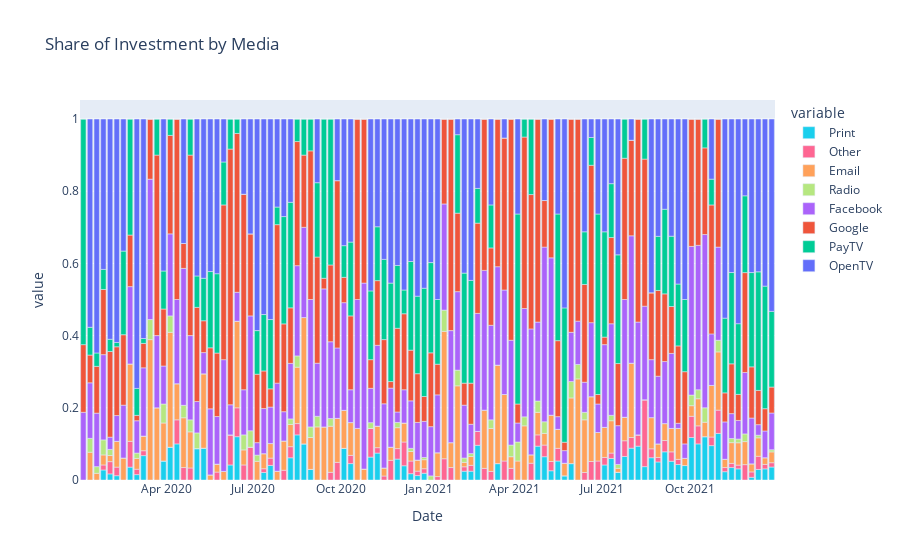

The notebook cell saved with this chart:
### Code cell
data2 = data_CF.copy()
data2[['Print', 'Other', 'Email', 'Radio', 'Facebook', 'Google', 'PayTV', 'OpenTV']] = data2[['Print', 'Other', 'Email', 'Radio', 'Facebook', 'Google', 'PayTV', 'OpenTV']].apply(lambda x: x / x.sum(), axis=1)
px.bar( data2, 
        x ="Date", 
        y =['Print', 'Other', 'Email', 'Radio', 'Facebook', 'Google', 'PayTV', 'OpenTV'], 
        title ='Share of Investment by Media',
        color_discrete_map = color_map)
